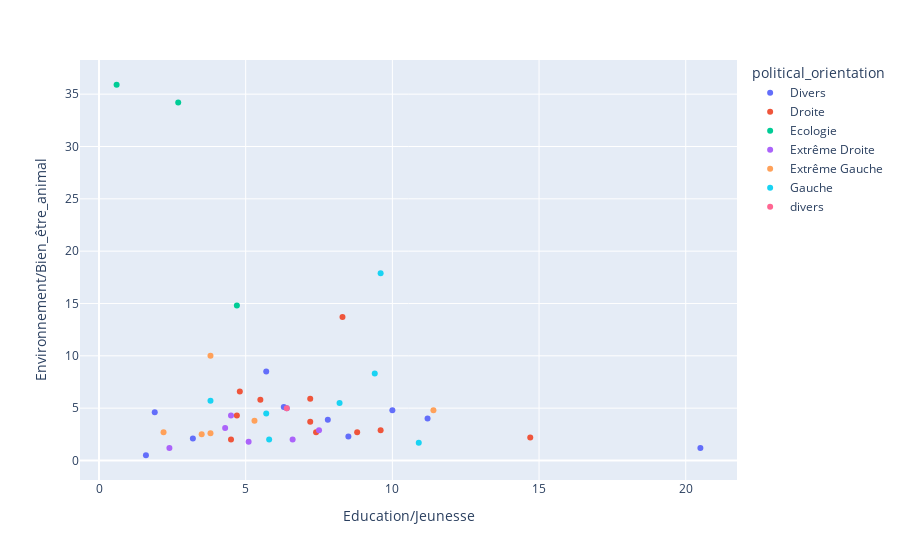

The cell this chart's notebook holds for it:
### Code cell
score_for_two_given_themes(first_theme="Education/Jeunesse", second_theme="Environnement/Bien_être_animal")

### Figure 1 — Plotly figure (JSON) as saved in the notebook; plotly's stock layout.template omitted (floating-point values rounded to 4 significant figures)
{"data": [{"customdata": [["Alex Langlois"], ["Clara Egger"], ["Fabrice Grimal"], ["François Asselineau"], ["Georges Kuzmanovic"], ["Gildas Vieira"], ["Gilles Lazzarini"], ["Jean Lassale"], ["Luc Laforets"], ["Marie Cau"], ["Martin Rocca"]], "hovertemplate": "political_orientation=Divers<br>Education/Jeunesse=%{x}<br>Environnement/Bien_être_animal=%{y}<br>name=%{customdata[0]}<extra></extra>", "legendgroup": "Divers", "marker": {"color": "#636efa", "symbol": "circle"}, "mode": "markers", "name": "Divers", "orientation": "v", "showlegend": true, "type": "scatter", "x": [5.7, 20.5, 1.6, 3.2, 6.4, 7.8, 6.3, 11.2, 1.9, 10, 8.5], "xaxis": "x", "y": [8.5, 1.2, 0.5, 2.1, 5, 3.9, 5.1, 4, 4.6, 4.8, 2.3], "yaxis": "y"}, {"customdata": [["Denis Payre"], ["Edouard Philippe"], ["Emmanuel Macron"], ["Eric Ciotti"], ["Jacline Mouraud"], ["Michel Barnier"], ["Philippe Juvin"], ["Régis Ollivier"], ["Stéphane Tauthui"], ["Valérie Pécresse"], ["Xavier Bertrand"]], "hovertemplate": "political_orientation=Droite<br>Education/Jeunesse=%{x}<br>Environnement/Bien_être_animal=%{y}<br>name=%{customdata[0]}<extra></extra>", "legendgroup": "Droite", "marker": {"color": "#EF553B", "symbol": "circle"}, "mode": "markers", "name": "Droite", "orientation": "v", "showlegend": true, "type": "scatter", "x": [7.2, 7.4, 8.3, 4.7, 4.5, 4.8, 8.8, 7.2, 14.7, 9.6, 5.5], "xaxis": "x", "y": [5.9, 2.7, 13.7, 4.3, 2, 6.6, 2.7, 3.7, 2.2, 2.9, 5.8], "yaxis": "y"}, {"customdata": [["Antoine Waechter"], ["Hélène Thouy"], ["Yannick Jadot"]], "hovertemplate": "political_orientation=Ecologie<br>Education/Jeunesse=%{x}<br>Environnement/Bien_être_animal=%{y}<br>name=%{customdata[0]}<extra></extra>", "legendgroup": "Ecologie", "marker": {"color": "#00cc96", "symbol": "circle"}, "mode": "markers", "name": "Ecologie", "orientation": "v", "showlegend": true, "type": "scatter", "x": [0.6, 2.7, 4.7], "xaxis": "x", "y": [35.9, 34.2, 14.8], "yaxis": "y"}, {"customdata": [["Antoine Martinez"], ["Eric Zemmour"], ["Florian Philippot"], ["Jean-Frédéric Poisson"], ["Marine Le Pen"], ["Nicolas Dupont-Aignan"]], "hovertemplate": "political_orientation=Extrême Droite<br>Education/Jeunesse=%{x}<br>Environnement/Bien_être_animal=%{y}<br>name=%{customdata[0]}<extra></extra>", "legendgroup": "Extrême Droite", "marker": {"color": "#ab63fa", "symbol": "circle"}, "mode": "markers", "name": "Extrême Droite", "orientation": "v", "showlegend": true, "type": "scatter", "x": [2.4, 6.6, 5.1, 4.3, 4.5, 7.5], "xaxis": "x", "y": [1.2, 2, 1.8, 3.1, 4.3, 2.9], "yaxis": "y"}, {"customdata": [["Anasse Kazib"], ["Fabien Roussel"], ["Gerard Filoche"], ["Jean-Luc Mélenchon"], ["Nathalie Arthaud"], ["Philippe Poutou"]], "hovertemplate": "political_orientation=Extrême Gauche<br>Education/Jeunesse=%{x}<br>Environnement/Bien_être_animal=%{y}<br>name=%{customdata[0]}<extra></extra>", "legendgroup": "Extrême Gauche", "marker": {"color": "#FFA15A", "symbol": "circle"}, "mode": "markers", "name": "Extrême Gauche", "orientation": "v", "showlegend": true, "type": "scatter", "x": [5.3, 11.4, 3.5, 3.8, 2.2, 3.8], "xaxis": "x", "y": [3.8, 4.8, 2.5, 10, 2.7, 2.6], "yaxis": "y"}, {"customdata": [["Anna Agueb-Porterie"], ["Anne Hidalgo"], ["Arnaud Montebourg"], ["Charlotte Marchandise"], ["Christiane Taubira"], ["Philippe Mazuel"], ["Pierre Larrouturou"]], "hovertemplate": "political_orientation=Gauche<br>Education/Jeunesse=%{x}<br>Environnement/Bien_être_animal=%{y}<br>name=%{customdata[0]}<extra></extra>", "legendgroup": "Gauche", "marker": {"color": "#19d3f3", "symbol": "circle"}, "mode": "markers", "name": "Gauche", "orientation": "v", "showlegend": true, "type": "scatter", "x": [9.4, 8.2, 3.8, 5.7, 10.9, 5.8, 9.6], "xaxis": "x", "y": [8.3, 5.5, 5.7, 4.5, 1.7, 2, 17.9], "yaxis": "y"}, {"customdata": [["Georges Kuzmanovic"]], "hovertemplate": "political_orientation=divers<br>Education/Jeunesse=%{x}<br>Environnement/Bien_être_animal=%{y}<br>name=%{customdata[0]}<extra></extra>", "legendgroup": "divers", "marker": {"color": "#FF6692", "symbol": "circle"}, "mode": "markers", "name": "divers", "orientation": "v", "showlegend": true, "type": "scatter", "x": [6.4], "xaxis": "x", "y": [5], "yaxis": "y"}], "layout": {"legend": {"title": {"text": "political_orientation"}, "tracegroupgap": 0}, "margin": {"t": 60}, "xaxis": {"anchor": "y", "domain": [0, 1], "title": {"text": "Education/Jeunesse"}}, "yaxis": {"anchor": "x", "domain": [0, 1], "title": {"text": "Environnement/Bien_être_animal"}}}}
